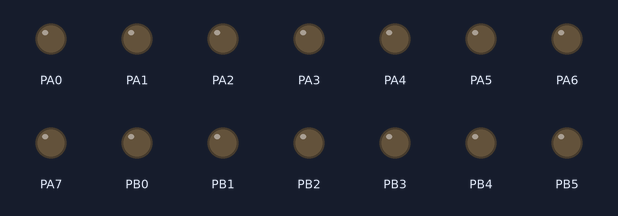
Bench run of a program on a simulated ATmega32, built with avr-gcc and emulated at 8 MHz (the files do not name the chip). On the bench: output pins drawn as LEDs (lit = HIGH).

Above: at 0.1 s.
At 39.0 s:
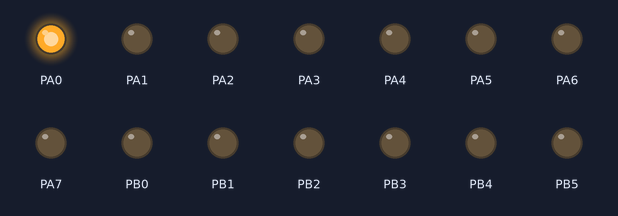
Timing chart, 0 to 40.0 s (numbered marks = the images above):
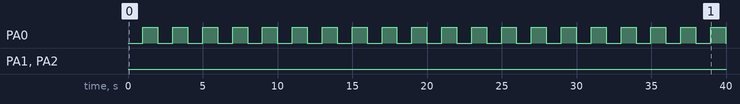

The program:

main.c
```c
/*
 * Digital clock using Timer0-> Normal mode and prescaler_64
 * Neglect context switching time
 *
 * Created: 4/23/2020 1:05:56 PM
 * Author : AymanW
 */
#define F_CPU 8000000UL
#include <avr/io.h>
#include "ex_interrupt.h"
#include "timer.h"
uint16_t isr_count =0;
uint16_t seconds =0;
uint16_t minutes =0;
uint16_t hours =0;
int main(void)
{
	sei();
	DDRA=0XFF;
	PORTA=0X00;

	DDRB=0XFF;
	PORTB=0X00;

	DDRD=0X00;
	/*(1) tick => 64/(8 Mega) == (8 Micro second)
	***************************************************************************************** // (1) tick == (8 Micro second) \\
	*Because off i start TCNT0 = 0
	*the ISR cam every  [ (256 - TCNT0) tick => 256* (8 Micro second) == (2048 Micro second) ]
	**************************************************************************************** // 1 ISR == (2048 Micro second) \\
	*( 1 second) == (1000000 Micro)
	*( 1 second == 1000000/ ( 2048 Micro => time of one ISR) == 488 ISR
	*************************************************************************************** // 1 second == 488 ISR \\
	 */
    TIMER0_INIT(timer0_normal_mode,timer0_prescaler_64);
	TIMER0_INTERRUPT_ENABLE();
	/*to start counting from 0 */
	TCNT0=0;

    while (1)
    {
    }
}

ISR(TIMER0_OVF_vect)
{
	isr_count++;
	if(isr_count==488)
	{
		isr_count=0;
		TOOGLE_BIT(PORTA,PINA0);
		seconds++;
	}
	if(seconds==60)
	{
		seconds=0;
		minutes++;
		SET_BIT(PORTA,minutes);
	}
	if(minutes==60)
	{
		minutes=0;
		hours++;
	}
	if(hours==24)
	{
		hours=0;
		minutes=0;
		seconds=0;
	}
}
```

ex_interrupt.c
```c
/*
 * EX_interrupt.c
 *
 *  Created on: Apr 13, 2020
 *      Author: AymanW
 */
#include "ex_interrupt.h"
/*********************************Pointer to function to assigned to ISR*********************************************/
/*static because it is private for this file*/
static void (*INT0_PTR_TO_FUNC) (void)= NULL_PTR;
static void (*INT1_PTR_TO_FUNC) (void)= NULL_PTR;
static void (*INT2_PTR_TO_FUNC) (void)= NULL_PTR;
/**********************************************Call back function****************************************************/
void EX_ISR_SET_CALLBACK( ex_isr_surse_t isr_surce, void (*LOCAL_PTR)(void) )
{
	switch(isr_surce)
	{
		case ex_int0:
			INT0_PTR_TO_FUNC =LOCAL_PTR;
			break;
		case ex_int1:
			INT1_PTR_TO_FUNC =LOCAL_PTR;
			break;
		case ex_int2:
			INT2_PTR_TO_FUNC =LOCAL_PTR;
			break;
		default:
			break;
	}
}
/********************************************************************************************************************/
void EX_ISR_ENABLE(ex_isr_surse_t isr_surce)
{
	switch(isr_surce)
	{
		case ex_int0:
			SET_BIT(GICR,INT0);
			break;
		case ex_int1:
			SET_BIT(GICR,INT1);
			break;
		case ex_int2:
			SET_BIT(GICR,INT2);
			break;
		default:
			break;
	}
}
void EX_ISR_DISABLE(ex_isr_surse_t isr_surce)
{
	switch(isr_surce)
	{
		case ex_int0:
			CLEAR_BIT(GICR,INT0);
			break;
		case ex_int1:
			CLEAR_BIT(GICR,INT1);
			break;
		case ex_int2:
			CLEAR_BIT(GICR,INT2);
			break;
		default:
			break;
	}
}
void EX_ISR_TRIGGER_EDGE(ex_isr_surse_t isr_surce,trigger_edge_t edge)
{
	switch(isr_surce)
	{
		case ex_int0:
			switch(edge)
			{
				case low_level:
					CLEAR_BIT(MCUCR,ISC00);
					CLEAR_BIT(MCUCR,ISC01);
					break;
				case any_logic_change:
					SET_BIT(MCUCR,ISC00);
					CLEAR_BIT(MCUCR,ISC01);
					break;
				case faling_edge:
					CLEAR_BIT(MCUCR,ISC00);
					SET_BIT(MCUCR,ISC01);
					break;
				case rising_edge:
					SET_BIT(MCUCR,ISC00);
					SET_BIT(MCUCR,ISC01);
					break;
				default:
					break;
			}
			break;

		case ex_int1:
			switch(edge)
			{
				case low_level:
					CLEAR_BIT(MCUCR,ISC10);
					CLEAR_BIT(MCUCR,ISC11);
					break;
				case any_logic_change:
					SET_BIT(MCUCR,ISC10);
					CLEAR_BIT(MCUCR,ISC11);
					break;
				case faling_edge:
					CLEAR_BIT(MCUCR,ISC10);
					SET_BIT(MCUCR,ISC11);
					break;
				case rising_edge:
					SET_BIT(MCUCR,ISC10);
					SET_BIT(MCUCR,ISC11);
					break;
				default:
					break;
			}
			break;

		case ex_int2:
			switch(edge)
			{
				case faling_edge:
					CLEAR_BIT(MCUCR,ISC2);
					break;
				case rising_edge:
					SET_BIT(MCUCR,ISC2);
					break;
				default:
					CLEAR_BIT(MCUCR,ISC2);
					break;
			}
			break;
		default:
			break;
	}
}
/*************************************************ISR******************************************************/
ISR(INT0_vect)
{
	/*check if user didn't write a function */
	if(INT0_PTR_TO_FUNC !=NULL_PTR)
	{
		INT0_PTR_TO_FUNC();
	}

}
ISR(INT1_vect)
{
	/*check if user didn't write a function */
	if(INT1_PTR_TO_FUNC !=NULL_PTR)
	{
		INT1_PTR_TO_FUNC();
	}
}
ISR(INT2_vect)
{
	/*check if user didn't write a function */
	if(INT2_PTR_TO_FUNC !=NULL_PTR)
	{
		INT2_PTR_TO_FUNC();
	}
}
```

ex_interrupt.h
```c
/*
 * ex_interrupt.h
 *
 *  Created on: Apr 13, 2020
 *      Author: AymanW
 */

#ifndef EX_INTERRUPT_H_
#define EX_INTERRUPT_H_
#include<avr/io.h>
#include<avr/interrupt.h>
#include<util/delay.h>
#include "standerd_types.h"
#include"utils.h"
#define  NULL_PTR (void *)0
/*************************************************************************/
/*
//memory mapping
//Interrupt vector
//External interrupt Request 0
#define INT0_vect __vector_1
//External interrupt Request 1
#define INT1_vect __vector_2
//External interrupt Request 2
#define INT2_vect __vector_3
//External interrupt Request 3
#define INT3_vect __vector_4
//External interrupt Request 4
#define INT4_vect __vector_5
//External interrupt Request 5
#define INT5_vect __vector_6
*/
/*****************************************************************************/

//this line makes you to implement ISR
//you can remove this block of code if you (#include<avr/interrupt.h>)
/*
#  define ISR(vector)            \
    void vector (void) __attribute__ ((signal)\
    void vector (void)
*/


/*source of ISR or select which bin*/
typedef enum
{
	ex_int0=0,
	ex_int1,
	ex_int2
}ex_isr_surse_t;

/*Select (falling, rising edge or low level or any logical change) when isr occures*/
typedef enum
{
	low_level=0,
	any_logic_change,
	faling_edge,
	rising_edge
}trigger_edge_t;


/*Unmask the ISR, and you must put one of(ex_int0,ex_int1,ex_int2)*/
void EX_ISR_ENABLE(ex_isr_surse_t isr_surce);
/*Mask the ISR, and you must put one of(ex_int0,ex_int1,ex_int2)*/
void EX_ISR_DISABLE(ex_isr_surse_t isr_surce);
/*isr_surce one of(ex_int0,ex_int1,ex_int2)
 * and edge one of(low_level,any_logic_change,faling_edge,rising_edge)
 *  and ex_int2 use as only (faling_edge,rising_edge)
 */
void EX_ISR_TRIGGER_EDGE(ex_isr_surse_t isr_surce,trigger_edge_t edge);


#endif /* EX_INTERRUPT_H_ */
```

standerd_Types.h
```c
/*
 * standerd_Types.h
 *
 *  Created on: Mar 15, 2020
 *      Author: AymanW
 */

#ifndef STANDERD_TYPES_H_
#define STANDERD_TYPES_H_
	/*unsigned types*/
typedef unsigned char uint8_t;
typedef unsigned int uint16_t;
typedef unsigned long uint32_t;
typedef unsigned long long uint64_t;
	/*signed types*/
typedef signed char sint8_t;
typedef signed short sint16_t;
typedef signed long sint32_t;
typedef signed long long sint64_t;
	/*float and double*/
typedef float float32_t;
typedef double float64_t;


#endif /* STANDERD_TYPES_H_ */
```

timer.c
```c
/*
 * timer.c
 *
 * Created: 4/23/2020 1:06:25 PM
 *  Author: AymanW
 */

#include "timer.h"

void TIMER0_INIT(timer0_mode_t mode, timer0_prescaler_t prescaler)
{
/************************************* choosing mode *******************************************************************************/
	switch(mode)
	{
		case timer0_normal_mode:
		CLEAR_BIT(TCCR0,WGM00);
		CLEAR_BIT(TCCR0,WGM01);
		break;

		case timer0_phase_correct_mode:
		SET_BIT(TCCR0,WGM00);
		CLEAR_BIT(TCCR0,WGM01);
		break;

		case timer0_ctc_mode:
		CLEAR_BIT(TCCR0,WGM00);
		SET_BIT(TCCR0,WGM01);
		break;

		case timer0_fast_pwm_mode:
		SET_BIT(TCCR0,WGM00);
		SET_BIT(TCCR0,WGM01);
		break;

		default:
		break;
	}

/********************************************* choosing Prescaler *****************************************************************************************/
	switch(prescaler)
	{
		case timer0_stop:
		CLEAR_BIT(TCCR0,CS00);
		CLEAR_BIT(TCCR0,CS01);
		CLEAR_BIT(TCCR0,CS02);
		break;

		case timer0_prescaler_1:
		SET_BIT(TCCR0,CS00);
		CLEAR_BIT(TCCR0,CS01);
		CLEAR_BIT(TCCR0,CS02);
		break;

		case timer0_prescaler_8:
		CLEAR_BIT(TCCR0,CS00);
		SET_BIT(TCCR0,CS01);
		CLEAR_BIT(TCCR0,CS02);
		break;

		case timer0_prescaler_64:
		SET_BIT(TCCR0,CS00);
		SET_BIT(TCCR0,CS01);
		CLEAR_BIT(TCCR0,CS02);
		break;

		case timer0_prescaler_256:
		CLEAR_BIT(TCCR0,CS00);
		CLEAR_BIT(TCCR0,CS01);
		SET_BIT(TCCR0,CS02);
		break;

		case timer0_prescaler_1024:
		SET_BIT(TCCR0,CS00);
		CLEAR_BIT(TCCR0,CS01);
		SET_BIT(TCCR0,CS02);
		break;

		case timer0_ex_clk_falling_edge:
		CLEAR_BIT(TCCR0,CS00);
		SET_BIT(TCCR0,CS01);
		SET_BIT(TCCR0,CS02);
		break;
		case timer0_ex_clk_rising_edge:
		SET_BIT(TCCR0,CS00);
		SET_BIT(TCCR0,CS01);
		SET_BIT(TCCR0,CS02);
		break;
		default :
		break;
	}

}


void TIMER0_INTERRUPT_ENABLE()
{
	SET_BIT(TIMSK,TOIE0);
}
void TIMER0_INTERRUPT_DISABLE()
{
	CLEAR_BIT(TIMSK,TOIE0);
}
```

timer.h
```c
/*
 * timer.h
 *
 * Created: 4/23/2020 1:06:39 PM
 *  Author: AymanW
 */


#ifndef TIMER_H_
#define TIMER_H_
#include "avr/io.h"
#include "standerd_Types.h"
#include "utils.h"

typedef enum
{
	timer0_normal_mode =0,
	timer0_phase_correct_mode,
	timer0_ctc_mode,
	timer0_fast_pwm_mode
}timer0_mode_t;

typedef enum
{
	timer0_stop =0,
	timer0_prescaler_1,
	timer0_prescaler_8,
	timer0_prescaler_64,
	timer0_prescaler_256,
	timer0_prescaler_1024,
	timer0_ex_clk_falling_edge,
	timer0_ex_clk_rising_edge
}timer0_prescaler_t;

void TIMER0_INIT(timer0_mode_t mode, timer0_prescaler_t prescaler);
void TIMER0_INTERRUPT_ENABLE();
void TIMER0_INTERRUPT_DISABLE();


#endif /* TIMER_H_ */
```

utils.h
```c
/*
 * utils.h
 *
 *  Created on: Apr 13, 2020
 *      Author: AymanW
 */

#ifndef MCAL_UTILS_H_
#define MCAL_UTILS_H_

#define SET_REG(reg) reg=0XFF
#define CLEAR_REG(reg) reg=0X00
#define TOOGLE_REG(reg) reg^=0XFF
#define ASSIGN_REG(reg,value) reg=vlaeu
#define SET_BIT(reg,bit) reg |=(1<<bit)
#define CLEAR_BIT(reg,bit) reg &= ~(1<<bit)
#define TOOGLE_BIT(reg,bit) reg^=(1<<bit)


#endif /* MCAL_UTILS_H_ */
```

Measured:
- by itself, PA0: alternates HIGH for 1.0 s and LOW for 1.0 s
